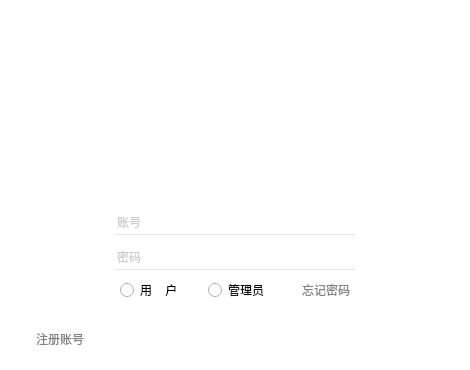
<?xml version="1.0" encoding="UTF-8"?>
<ui version="4.0">
 <class>Dlg_Welcome</class>
 <widget class="QDialog" name="Dlg_Welcome">
  <property name="geometry">
   <rect>
    <x>0</x>
    <y>0</y>
    <width>470</width>
    <height>370</height>
   </rect>
  </property>
  <property name="windowTitle">
   <string>Dialog</string>
  </property>
  <property name="styleSheet">
   <string notr="true">QWidget
{
background-color:rgb(255,255,255);
}
QPushButton
{
background:rgba(0,0,0,0);

}
QPushButton#btnClose
{
image:url(:/image/timer_normal.png);
color:white;
}
QPushButton#btnClose:hover
{
image:url(:/image/timer_red.png);
color:white;
}
QPushButton#btnSign
{
color:grey;
}
QPushButton#btnSign:hover
{
color:black;
}
QPushButton#btnLog
{
image:url(:/image/login.png);
color:white;
}
QPushButton#btnLog:hover
{
image:url(:/image/login-pressed.png);
color:white;
}
QRadioButton
{

}
QPushButton#pushButton
{
color:grey;
}
QPushButton#pushButton:hover
{
color:black;
}
QLineEdit
{
border:none;
border-bottom:1px solid rgb(229,229,229);
font:normal 12px;
color:rgb(154,154,154);
}
QLineEdit:hover
{
border:none;
border-bottom:1px solid rgb(0,0,0);
font:normal 12px;
color:rgb(154,154,154);
}
QLineEdit:focus
{
border:none;
border-bottom:1px solid rgb(0,0,0);
font:normal 12px;
color:rgb(0,0,0);
}
QLabel#label_2
{
background:rgba(0,0,0,0);
image:url(:/image/world_beyond_integrated_back.png);
}
QLabel#label_3
{

image:url(:/image/Logo.png);
}</string>
  </property>
  <property name="sizeGripEnabled">
   <bool>false</bool>
  </property>
  <widget class="QLabel" name="label">
   <property name="geometry">
    <rect>
     <x>20</x>
     <y>20</y>
     <width>430</width>
     <height>130</height>
    </rect>
   </property>
   <property name="minimumSize">
    <size>
     <width>0</width>
     <height>130</height>
    </size>
   </property>
   <property name="maximumSize">
    <size>
     <width>16777215</width>
     <height>130</height>
    </size>
   </property>
   <property name="text">
    <string/>
   </property>
   <property name="pixmap">
    <pixmap resource="Logo.qrc">:/image/LoginTop.png</pixmap>
   </property>
   <property name="scaledContents">
    <bool>true</bool>
   </property>
  </widget>
  <widget class="QWidget" name="widget" native="true">
   <property name="geometry">
    <rect>
     <x>20</x>
     <y>150</y>
     <width>430</width>
     <height>200</height>
    </rect>
   </property>
   <widget class="QPushButton" name="btnLog">
    <property name="geometry">
     <rect>
      <x>125</x>
      <y>160</y>
      <width>180</width>
      <height>30</height>
     </rect>
    </property>
    <property name="minimumSize">
     <size>
      <width>180</width>
      <height>30</height>
     </size>
    </property>
    <property name="maximumSize">
     <size>
      <width>180</width>
      <height>30</height>
     </size>
    </property>
    <property name="text">
     <string>登    录</string>
    </property>
    <property name="flat">
     <bool>true</bool>
    </property>
   </widget>
   <widget class="QPushButton" name="btnSign">
    <property name="geometry">
     <rect>
      <x>0</x>
      <y>180</y>
      <width>80</width>
      <height>18</height>
     </rect>
    </property>
    <property name="text">
     <string>注册账号</string>
    </property>
    <property name="flat">
     <bool>true</bool>
    </property>
   </widget>
   <widget class="QLineEdit" name="LePassword">
    <property name="geometry">
     <rect>
      <x>95</x>
      <y>95</y>
      <width>240</width>
      <height>25</height>
     </rect>
    </property>
    <property name="placeholderText">
     <string>密码</string>
    </property>
    <property name="cursorMoveStyle">
     <enum>Qt::LogicalMoveStyle</enum>
    </property>
   </widget>
   <widget class="QLineEdit" name="LeAccount">
    <property name="geometry">
     <rect>
      <x>95</x>
      <y>60</y>
      <width>240</width>
      <height>25</height>
     </rect>
    </property>
    <property name="placeholderText">
     <string>账号</string>
    </property>
   </widget>
   <widget class="QWidget" name="layoutWidget">
    <property name="geometry">
     <rect>
      <x>100</x>
      <y>130</y>
      <width>236</width>
      <height>20</height>
     </rect>
    </property>
    <layout class="QHBoxLayout" name="horizontalLayout">
     <property name="spacing">
      <number>0</number>
     </property>
     <item>
      <widget class="QRadioButton" name="rdbtnUser">
       <property name="text">
        <string>用    户</string>
       </property>
      </widget>
     </item>
     <item>
      <widget class="QRadioButton" name="rdbtnAdmin">
       <property name="text">
        <string>管理员</string>
       </property>
      </widget>
     </item>
     <item>
      <widget class="QPushButton" name="pushButton">
       <property name="maximumSize">
        <size>
         <width>60</width>
         <height>16777215</height>
        </size>
       </property>
       <property name="text">
        <string>忘记密码</string>
       </property>
       <property name="flat">
        <bool>true</bool>
       </property>
      </widget>
     </item>
    </layout>
   </widget>
  </widget>
  <widget class="QPushButton" name="btnClose">
   <property name="geometry">
    <rect>
     <x>380</x>
     <y>17</y>
     <width>71</width>
     <height>31</height>
    </rect>
   </property>
   <property name="font">
    <font>
     <pointsize>16</pointsize>
     <bold>true</bold>
    </font>
   </property>
   <property name="text">
    <string>  ×</string>
   </property>
   <property name="flat">
    <bool>true</bool>
   </property>
  </widget>
  <widget class="QLabel" name="label_2">
   <property name="geometry">
    <rect>
     <x>185</x>
     <y>100</y>
     <width>100</width>
     <height>100</height>
    </rect>
   </property>
   <property name="text">
    <string/>
   </property>
   <property name="pixmap">
    <pixmap>:/LoginTop.png</pixmap>
   </property>
  </widget>
  <widget class="QLabel" name="label_3">
   <property name="geometry">
    <rect>
     <x>195</x>
     <y>110</y>
     <width>80</width>
     <height>80</height>
    </rect>
   </property>
   <property name="text">
    <string/>
   </property>
  </widget>
  <zorder>widget</zorder>
  <zorder>label</zorder>
  <zorder>btnClose</zorder>
  <zorder>label_2</zorder>
  <zorder>label_3</zorder>
 </widget>
 <tabstops>
  <tabstop>btnClose</tabstop>
  <tabstop>LeAccount</tabstop>
  <tabstop>LePassword</tabstop>
  <tabstop>rdbtnUser</tabstop>
  <tabstop>rdbtnAdmin</tabstop>
  <tabstop>pushButton</tabstop>
  <tabstop>btnLog</tabstop>
  <tabstop>btnSign</tabstop>
 </tabstops>
 <resources>
  <include location="Logo.qrc"/>
 </resources>
 <connections/>
</ui>
